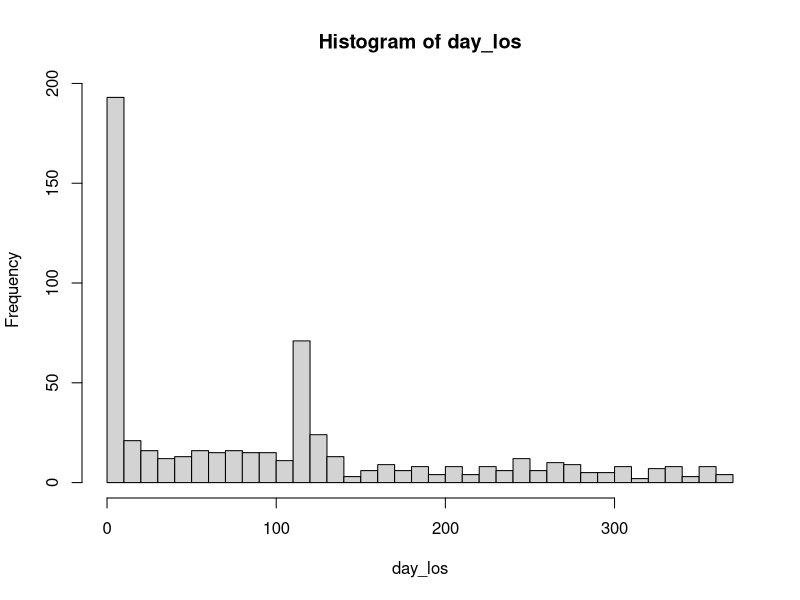

Reproduce this figure in R.
## ---- chunk 1
library(dplyr)
library(lubridate)
## ---- chunk 2
all_dates <- seq.Date(as.Date("2018-08-01"), Sys.Date(), by = 1)
## ---- chunk 3
set.seed(1234)
hosp_discharge_dt <- sample(all_dates, 600, replace = T)
day_los <- sample(x = 1:365, replace = T, size = 600, prob = c(rep(.65, 3),
                                                    rep(.12, 4),
                                                    rep(.08, 5),
                                                    rep(.02, 100),
                                                    rep(.11, 10),
                                                    rep(.01, 243)))
hist(day_los, breaks = 50)
hosp_admit_dt <- hosp_discharge_dt - day_los
## ---- chunk 4
dataset <- data.frame(hosp_admit_dt = hosp_admit_dt, hosp_discharge_dt = hosp_discharge_dt, day_los = day_los) %>% mutate(admit_dow = wday(hosp_admit_dt, label = T))

dataset
## ---- chunk 5
dataset <- dataset %>%
  rowwise() %>% 
  mutate(time = case_when(admit_dow %in% c("Mon", "Tue", "Wed", "Thu", "Fri") ~ sample(0:86400, size = 1, prob = c(rep(.05, 10800), #0-3
                                                                                                                   rep(.05, 10800), #3-6
                                                                                                                   rep(.10, 10800), #6-9
                                                                                                                   rep(.15, 10800), #9-12
                                                                                                                   rep(.10, 10800), #12-3
                                                                                                                   rep(.25, 10800), #3-6
                                                                                                                   rep(.20, 10800), #6-9
                                                                                                                   rep(.10, 10801))), #9-12
                          admit_dow %in% c("Sat", "Sun") ~ sample(0:86400, size = 1, prob = c(rep(.05, 10800), #0-3
                                                                                             rep(.05, 10800), #3-6
                                                                                             rep(.10, 10800), #6-9
                                                                                             rep(.45, 10800), #9-12
                                                                                             rep(.10, 10800), #12-3
                                                                                             rep(.10, 10800), #3-6
                                                                                             rep(.10, 10800), #6-9
                                                                                             rep(.05, 10801))) #9-12
                          )) %>% 
  ungroup()
## ---- chunk 6
dataset$discharge_time <- sample(dataset$time, replace = T, size = dim(dataset)[1])

dataset <- dataset %>% 
  mutate(hosp_admit_dt = lubridate::as_datetime(hosp_admit_dt),
         hosp_discharge_dt = lubridate::as_datetime(hosp_discharge_dt),
         hosp_admit_dt = hosp_admit_dt + time,
         hosp_discharge_dt = hosp_discharge_dt + discharge_time)
## ---- chunk 7
reasons <- c("sports_injury", "planned_procedure", "asthma", "flu/infection", "seizure")

dataset <- dataset %>%
  rowwise() %>% 
  mutate(visit_reason = case_when(between(day_los, 112, 122) ~ sample(reasons, size = 1, prob = c(.05, .80, .05, .05, .05)),
                                  day_los < 112 ~ sample(reasons, size = 1, prob = rep(.20, 5)),
                                  day_los > 122 ~ sample(reasons, size = 1, prob = c(.8, rep(.05, 4))),
                                  admit_dow %in% c("Sat", "Sun") & between(hour(hosp_admit_dt),9, 12) ~ sample(reasons, size = 1, prob = c(.60, .10, .10, .10, .10)),
                                  TRUE ~ sample(reasons, size = 1, prob = rep(.20, 5)))) %>%
  ungroup()
## ---- chunk 8
dataset <- dataset %>% 
  rowwise() %>% 
  mutate(readmit_7_day_ind = as.numeric(case_when(day_los <= 3 ~ sample(0:1, size = 1, prob = c(.8, .2)),
                                       between(day_los, 4, 10) ~ sample(0:1, size = 1, prob = c(.9, .1)),
                                       day_los > 10 ~ sample(0:1, size = 1, prob = c(.95, .05)))),
         
         readmit_14_day_ind = as.numeric(case_when(day_los <= 3 ~ sample(0:1, size = 1, prob = c(.7, .3)),
                                       between(day_los, 4, 10) ~ sample(0:1, size = 1, prob = c(.8, .2)),
                                       day_los > 10 ~ sample(0:1, size = 1, prob = c(.95, .05)))),
         
         readmit_30_day_ind = as.numeric(case_when(day_los <= 3 ~ sample(0:1, size = 1, prob = c(.6, .4)),
                                       between(day_los, 4, 10) ~ sample(0:1, size = 1, prob = c(.7, .3)),
                                       day_los > 10 ~ sample(0:1, size = 1, prob = c(.90, .10))))) %>% 
  select(-c(day_los, admit_dow, time, discharge_time)) %>% 
  ungroup()

dataset <- dataset %>% 
  mutate(readmit_14_day_ind = case_when(readmit_7_day_ind == 1 ~ as.numeric(1),
                                        TRUE ~ readmit_14_day_ind),
         readmit_30_day_ind = case_when(readmit_14_day_ind == 1 ~ as.numeric(1),
                                        TRUE ~ readmit_30_day_ind))
## ---- chunk 9
dataset <- dataset %>% 
  rowwise() %>% 
  mutate(discharge_followup_call_ind = case_when(readmit_30_day_ind == 1 ~ sample(0:1, size = 1, prob = c(.7, .3)),
                                                 TRUE ~ sample(0:1, size = 1, prob = c(.4, .6))))
## ---- chunk 10
provs <- c("Dr. Houwser", "Dr. Grey", "Dr. Cox", "Dr. House", "Dr. Frankenstein")

dataset <- dataset %>% 
  rowwise() %>% 
  mutate(provider = sample(provs, 1, replace = T)) %>% 
  ungroup()
## ---- chunk 11
dataset <- dataset %>% 
  rowwise() %>% 
  mutate(age = sample(0:99, replace = T, size = 1, prob = c(rep(.02, 18),
                                                            rep(.08, 12),
                                                            rep(.30, 20),
                                                            rep(.35, 10),
                                                            rep(.20, 10),
                                                            rep(.05, 30)))) %>% 
  ungroup()
## ---- chunk 12
write.csv(dataset, "dataset.csv", row.names = F)
